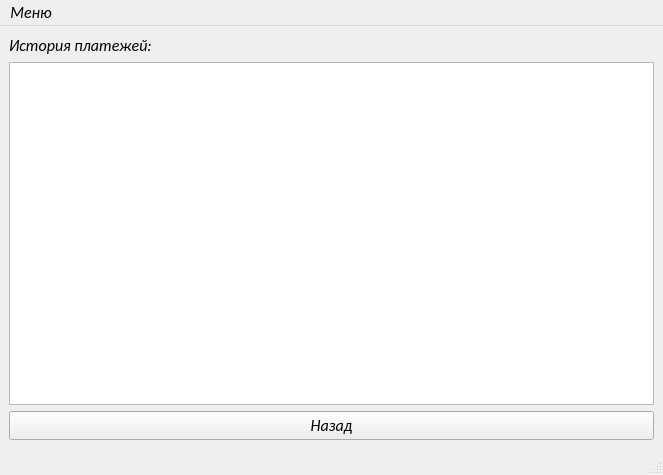
<?xml version="1.0" encoding="UTF-8"?>
<ui version="4.0">
 <class>HistoryList</class>
 <widget class="QMainWindow" name="HistoryList">
  <property name="geometry">
   <rect>
    <x>0</x>
    <y>0</y>
    <width>663</width>
    <height>475</height>
   </rect>
  </property>
  <property name="minimumSize">
   <size>
    <width>663</width>
    <height>475</height>
   </size>
  </property>
  <property name="maximumSize">
   <size>
    <width>663</width>
    <height>475</height>
   </size>
  </property>
  <property name="font">
   <font>
    <family>Calibri</family>
    <pointsize>12</pointsize>
    <italic>true</italic>
   </font>
  </property>
  <property name="windowTitle">
   <string>История платежей</string>
  </property>
  <property name="windowIcon">
   <iconset>
    <activeon>:/logo.ico</activeon>
   </iconset>
  </property>
  <widget class="QWidget" name="centralwidget">
   <layout class="QVBoxLayout" name="verticalLayout">
    <item>
     <widget class="QLabel" name="label">
      <property name="text">
       <string>История платежей:</string>
      </property>
     </widget>
    </item>
    <item>
     <widget class="QTableView" name="tableView">
      <property name="sortingEnabled">
       <bool>true</bool>
      </property>
     </widget>
    </item>
    <item>
     <widget class="QPushButton" name="backButton">
      <property name="text">
       <string>Назад</string>
      </property>
     </widget>
    </item>
   </layout>
  </widget>
  <widget class="QMenuBar" name="menubar">
   <property name="geometry">
    <rect>
     <x>0</x>
     <y>0</y>
     <width>663</width>
     <height>21</height>
    </rect>
   </property>
   <widget class="QMenu" name="menu">
    <property name="title">
     <string>Меню</string>
    </property>
    <addaction name="export_into"/>
   </widget>
   <addaction name="menu"/>
  </widget>
  <widget class="QStatusBar" name="statusbar"/>
  <action name="export_into">
   <property name="text">
    <string>Экспорт истории платежей</string>
   </property>
  </action>
 </widget>
 <resources/>
 <connections/>
</ui>
